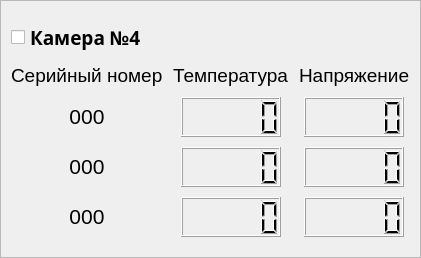
               <widget class="QFrame" name="por1_cam4_frame">
                <property name="frameShape">
                 <enum>QFrame::StyledPanel</enum>
                </property>
                <property name="frameShadow">
                 <enum>QFrame::Plain</enum>
                </property>
                <layout class="QGridLayout" name="gridLayout_7">
                 <property name="leftMargin">
                  <number>10</number>
                 </property>
                 <property name="topMargin">
                  <number>20</number>
                 </property>
                 <property name="rightMargin">
                  <number>10</number>
                 </property>
                 <property name="bottomMargin">
                  <number>20</number>
                 </property>
                 <property name="spacing">
                  <number>10</number>
                 </property>
                 <item row="6" column="3" alignment="Qt::AlignHCenter">
                  <widget class="QLCDNumber" name="por1_cam4_sens3bat_lcdNum">
                   <property name="minimumSize">
                    <size>
                     <width>100</width>
                     <height>40</height>
                    </size>
                   </property>
                   <property name="maximumSize">
                    <size>
                     <width>100</width>
                     <height>40</height>
                    </size>
                   </property>
                   <property name="font">
                    <font>
                     <pointsize>10</pointsize>
                    </font>
                   </property>
                   <property name="styleSheet">
                    <string notr="true"/>
                   </property>
                   <property name="digitCount">
                    <number>5</number>
                   </property>
                   <property name="value" stdset="0">
                    <double>0.000000000000000</double>
                   </property>
                   <property name="intValue" stdset="0">
                    <number>0</number>
                   </property>
                  </widget>
                 </item>
                 <item row="3" column="3">
                  <widget class="QLabel" name="por1_cam4_bat_label">
                   <property name="font">
                    <font>
                     <family>Arial</family>
                     <pointsize>14</pointsize>
                    </font>
                   </property>
                   <property name="text">
                    <string>Напряжение</string>
                   </property>
                  </widget>
                 </item>
                 <item row="4" column="1" colspan="2" alignment="Qt::AlignHCenter">
                  <widget class="QLCDNumber" name="por1_cam4_sens1temp_lcdNum">
                   <property name="minimumSize">
                    <size>
                     <width>100</width>
                     <height>40</height>
                    </size>
                   </property>
                   <property name="maximumSize">
                    <size>
                     <width>100</width>
                     <height>40</height>
                    </size>
                   </property>
                   <property name="font">
                    <font>
                     <pointsize>10</pointsize>
                    </font>
                   </property>
                   <property name="styleSheet">
                    <string notr="true"/>
                   </property>
                   <property name="digitCount">
                    <number>5</number>
                   </property>
                   <property name="value" stdset="0">
                    <double>0.000000000000000</double>
                   </property>
                   <property name="intValue" stdset="0">
                    <number>0</number>
                   </property>
                  </widget>
                 </item>
                 <item row="5" column="1" colspan="2" alignment="Qt::AlignHCenter">
                  <widget class="QLCDNumber" name="por1_cam4_sens2temp_lcdNum">
                   <property name="minimumSize">
                    <size>
                     <width>100</width>
                     <height>40</height>
                    </size>
                   </property>
                   <property name="maximumSize">
                    <size>
                     <width>100</width>
                     <height>40</height>
                    </size>
                   </property>
                   <property name="font">
                    <font>
                     <pointsize>10</pointsize>
                    </font>
                   </property>
                   <property name="styleSheet">
                    <string notr="true"/>
                   </property>
                   <property name="digitCount">
                    <number>5</number>
                   </property>
                   <property name="value" stdset="0">
                    <double>0.000000000000000</double>
                   </property>
                   <property name="intValue" stdset="0">
                    <number>0</number>
                   </property>
                  </widget>
                 </item>
                 <item row="3" column="0">
                  <widget class="QLabel" name="por1_cam4_sernum_label">
                   <property name="font">
                    <font>
                     <family>Arial</family>
                     <pointsize>14</pointsize>
                    </font>
                   </property>
                   <property name="text">
                    <string>Серийный номер</string>
                   </property>
                  </widget>
                 </item>
                 <item row="4" column="0" alignment="Qt::AlignHCenter">
                  <widget class="QLabel" name="por1_cam4_sens1serial_label">
                   <property name="minimumSize">
                    <size>
                     <width>0</width>
                     <height>25</height>
                    </size>
                   </property>
                   <property name="font">
                    <font>
                     <family>Arial</family>
                     <pointsize>16</pointsize>
                    </font>
                   </property>
                   <property name="text">
                    <string>&lt;html&gt;&lt;head/&gt;&lt;body&gt;&lt;p align=&quot;center&quot;&gt;000&lt;/p&gt;&lt;/body&gt;&lt;/html&gt;</string>
                   </property>
                  </widget>
                 </item>
                 <item row="6" column="1" colspan="2" alignment="Qt::AlignHCenter">
                  <widget class="QLCDNumber" name="por1_cam4_sens3temp_lcdNum">
                   <property name="minimumSize">
                    <size>
                     <width>100</width>
                     <height>40</height>
                    </size>
                   </property>
                   <property name="maximumSize">
                    <size>
                     <width>100</width>
                     <height>40</height>
                    </size>
                   </property>
                   <property name="font">
                    <font>
                     <pointsize>10</pointsize>
                    </font>
                   </property>
                   <property name="styleSheet">
                    <string notr="true"/>
                   </property>
                   <property name="digitCount">
                    <number>5</number>
                   </property>
                   <property name="value" stdset="0">
                    <double>0.000000000000000</double>
                   </property>
                   <property name="intValue" stdset="0">
                    <number>0</number>
                   </property>
                  </widget>
                 </item>
                 <item row="6" column="0" alignment="Qt::AlignHCenter">
                  <widget class="QLabel" name="por1_cam4_sens3serial_label">
                   <property name="minimumSize">
                    <size>
                     <width>0</width>
                     <height>25</height>
                    </size>
                   </property>
                   <property name="font">
                    <font>
                     <family>Arial</family>
                     <pointsize>14</pointsize>
                    </font>
                   </property>
                   <property name="text">
                    <string>&lt;html&gt;&lt;head/&gt;&lt;body&gt;&lt;p align=&quot;center&quot;&gt;&lt;span style=&quot; font-size:16pt;&quot;&gt;000&lt;/span&gt;&lt;/p&gt;&lt;/body&gt;&lt;/html&gt;</string>
                   </property>
                  </widget>
                 </item>
                 <item row="4" column="3" alignment="Qt::AlignHCenter">
                  <widget class="QLCDNumber" name="por1_cam4_sens1bat_lcdNum">
                   <property name="minimumSize">
                    <size>
                     <width>100</width>
                     <height>40</height>
                    </size>
                   </property>
                   <property name="maximumSize">
                    <size>
                     <width>100</width>
                     <height>40</height>
                    </size>
                   </property>
                   <property name="font">
                    <font>
                     <pointsize>10</pointsize>
                    </font>
                   </property>
                   <property name="styleSheet">
                    <string notr="true"/>
                   </property>
                   <property name="digitCount">
                    <number>5</number>
                   </property>
                   <property name="value" stdset="0">
                    <double>0.000000000000000</double>
                   </property>
                   <property name="intValue" stdset="0">
                    <number>0</number>
                   </property>
                  </widget>
                 </item>
                 <item row="5" column="3" alignment="Qt::AlignHCenter">
                  <widget class="QLCDNumber" name="por1_cam4_sens2bat_lcdNum">
                   <property name="minimumSize">
                    <size>
                     <width>100</width>
                     <height>40</height>
                    </size>
                   </property>
                   <property name="maximumSize">
                    <size>
                     <width>100</width>
                     <height>40</height>
                    </size>
                   </property>
                   <property name="font">
                    <font>
                     <pointsize>10</pointsize>
                    </font>
                   </property>
                   <property name="styleSheet">
                    <string notr="true"/>
                   </property>
                   <property name="digitCount">
                    <number>5</number>
                   </property>
                   <property name="value" stdset="0">
                    <double>0.000000000000000</double>
                   </property>
                   <property name="intValue" stdset="0">
                    <number>0</number>
                   </property>
                  </widget>
                 </item>
                 <item row="3" column="1" colspan="2">
                  <widget class="QLabel" name="por1_cam4_temp_label">
                   <property name="font">
                    <font>
                     <family>Arial</family>
                     <pointsize>14</pointsize>
                    </font>
                   </property>
                   <property name="text">
                    <string>Температура</string>
                   </property>
                  </widget>
                 </item>
                 <item row="5" column="0" alignment="Qt::AlignHCenter">
                  <widget class="QLabel" name="por1_cam4_sens2serial_label">
                   <property name="minimumSize">
                    <size>
                     <width>0</width>
                     <height>25</height>
                    </size>
                   </property>
                   <property name="font">
                    <font>
                     <family>Arial</family>
                     <pointsize>14</pointsize>
                    </font>
                   </property>
                   <property name="text">
                    <string>&lt;html&gt;&lt;head/&gt;&lt;body&gt;&lt;p align=&quot;center&quot;&gt;&lt;span style=&quot; font-size:16pt;&quot;&gt;000&lt;/span&gt;&lt;/p&gt;&lt;/body&gt;&lt;/html&gt;</string>
                   </property>
                  </widget>
                 </item>
                 <item row="2" column="0">
                  <widget class="QCheckBox" name="por1_cam4_checkBox">
                   <property name="maximumSize">
                    <size>
                     <width>150</width>
                     <height>16777215</height>
                    </size>
                   </property>
                   <property name="font">
                    <font>
                     <family>Arial Black</family>
                     <pointsize>14</pointsize>
                     <weight>75</weight>
                     <bold>true</bold>
                    </font>
                   </property>
                   <property name="text">
                    <string>Камера №4</string>
                   </property>
                  </widget>
                 </item>
                </layout>
               </widget>
